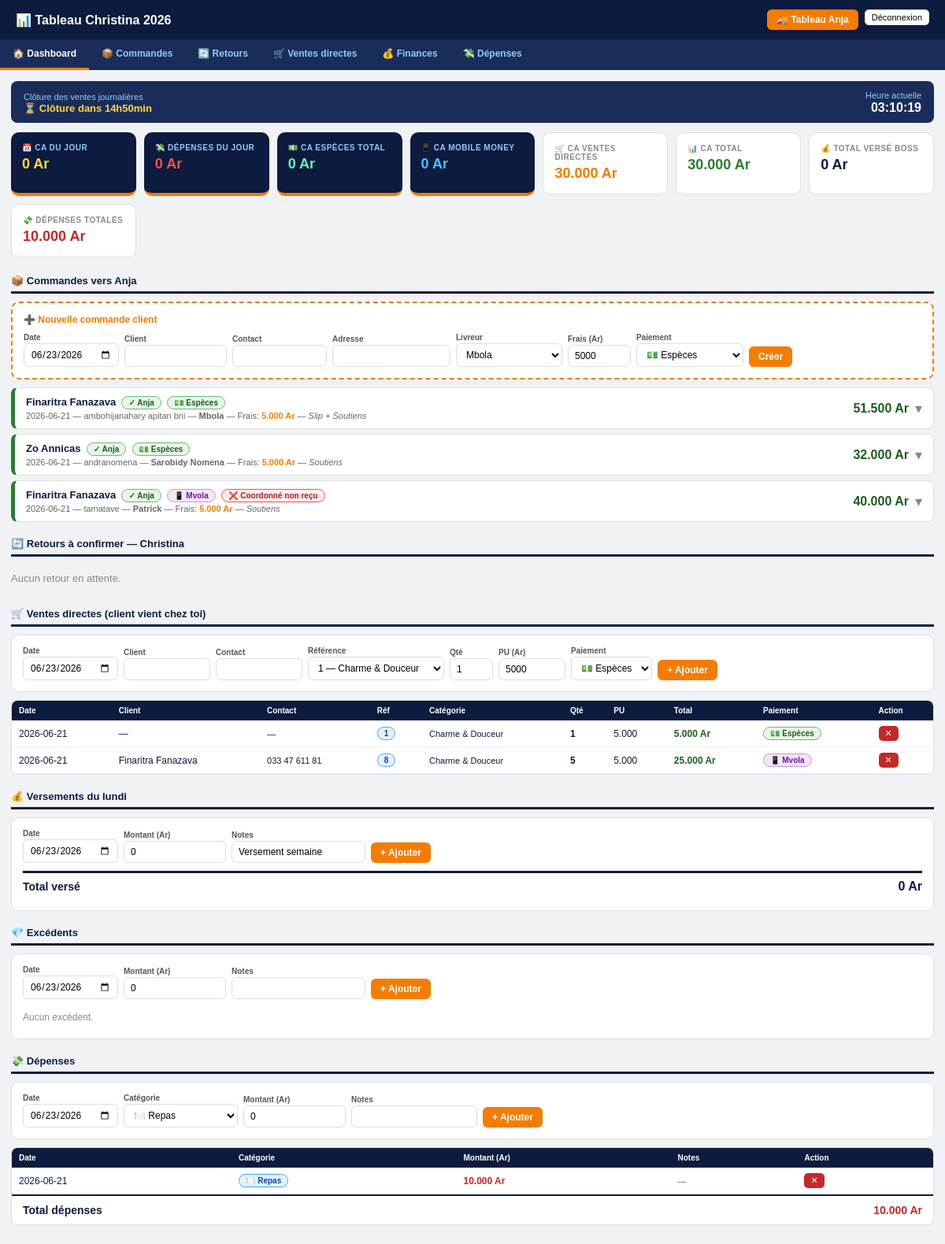
/moi (signed in), run on an earlier commit of the app's database.
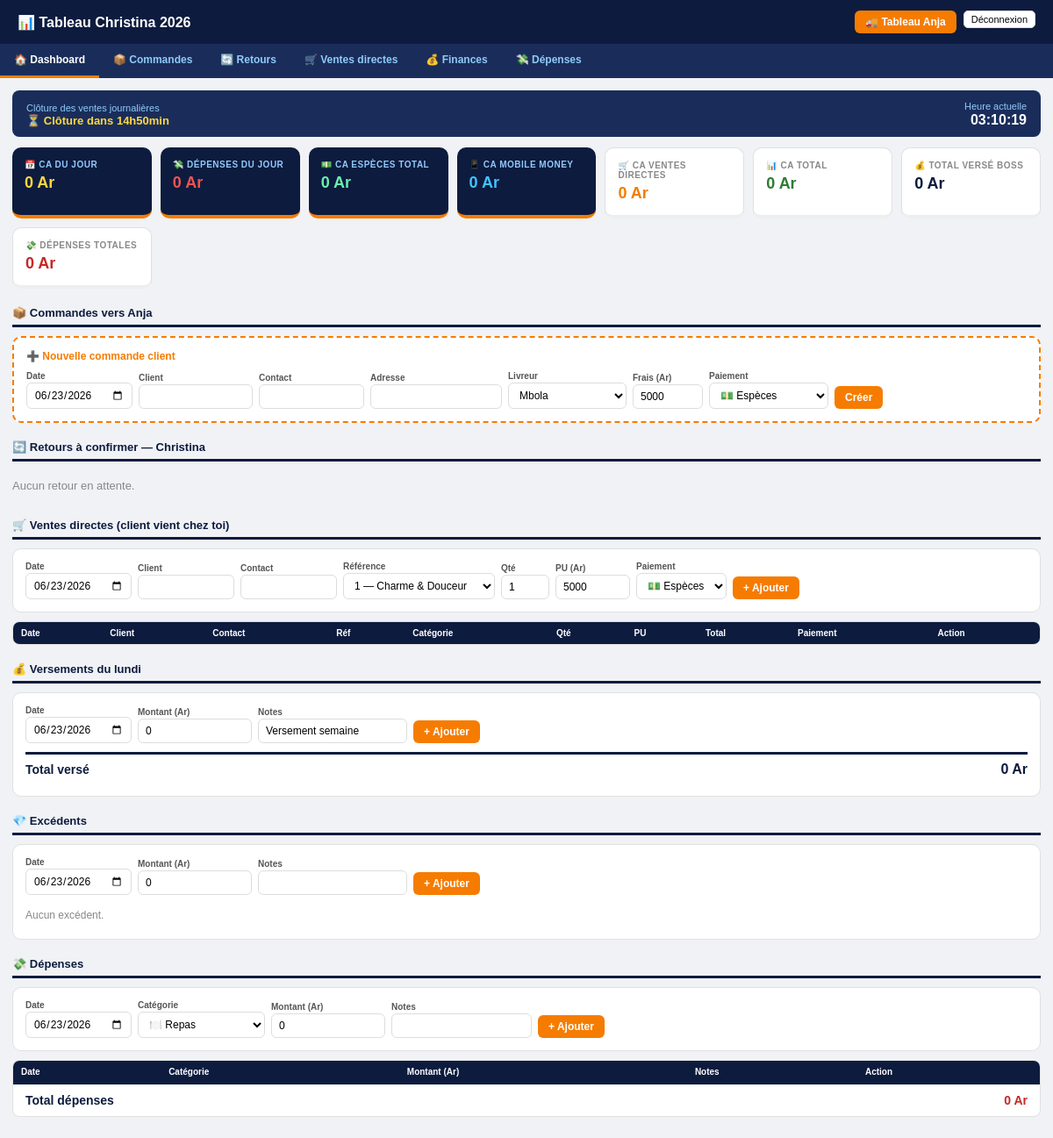
And on a later commit of the database.
### tables this page shows
CREATE TABLE commandes (
        id INTEGER PRIMARY KEY AUTOINCREMENT,
        date TEXT DEFAULT CURRENT_DATE,
        client TEXT DEFAULT '',
        contact TEXT DEFAULT '',
        adresse TEXT DEFAULT '',
        livreur TEXT DEFAULT '',
        frais INTEGER DEFAULT 0,
        paiement TEXT DEFAULT 'espece',
        coordonne TEXT DEFAULT 'non_recu',
        statut TEXT DEFAULT 'att',
        motif TEXT DEFAULT '',
        motif_autre TEXT DEFAULT '',
        retour_anja INTEGER DEFAULT 0,
        retour_christina INTEGER DEFAULT 0,
        montant_retour INTEGER DEFAULT 0,
        notes TEXT DEFAULT '',
        envoye_anja INTEGER DEFAULT 0
    );

CREATE TABLE ventes_directes (
        id INTEGER PRIMARY KEY AUTOINCREMENT,
        date TEXT DEFAULT CURRENT_DATE,
        client TEXT DEFAULT '',
        contact TEXT DEFAULT '',
        ref TEXT DEFAULT '',
        categorie TEXT DEFAULT '',
        qte INTEGER DEFAULT 1,
        prix_unitaire INTEGER DEFAULT 0,
        paiement TEXT DEFAULT 'espece',
        notes TEXT DEFAULT ''
    );

CREATE TABLE depenses (
        id INTEGER PRIMARY KEY AUTOINCREMENT,
        date TEXT DEFAULT CURRENT_DATE,
        categorie TEXT DEFAULT '',
        montant INTEGER DEFAULT 0,
        notes TEXT DEFAULT ''
    );

### app.py (the view)
@app.route('/moi')
@login_required
def moi():
    conn = get_db()
    today = date.today().strftime('%Y-%m-%d')
    rows = conn.execute('SELECT * FROM commandes ORDER BY date DESC,id DESC').fetchall()
    commandes = []
    for r in rows:
        arts = get_articles(conn, r['id'])
        commandes.append({**dict(r),'total':calc_total(arts),'types':calc_types(arts),'articles':[dict(a) for a in arts]})
    retours = [c for c in commandes if c['retour_anja']==1 and c['retour_christina']==0 and c['statut'] in ('ann','ret','chg')]
    stock = conn.execute('SELECT * FROM stock ORDER BY categorie,ref').fetchall()
    ventes = conn.execute('SELECT * FROM ventes_directes ORDER BY date DESC').fetchall()
    achats = conn.execute('SELECT * FROM achats ORDER BY date DESC').fetchall()
    versements = conn.execute('SELECT * FROM versements ORDER BY date DESC').fetchall()
    avances = conn.execute('SELECT * FROM avances ORDER BY date DESC').fetchall()
    excedents = conn.execute('SELECT * FROM excedents ORDER BY date DESC').fetchall()
    depenses = conn.execute('SELECT * FROM depenses ORDER BY date DESC').fetchall()
    tot_dep = sum(d['montant'] for d in depenses)
    all_refs = [(ref,cat) for cat,refs in CATEGORIES.items() for ref in refs]
    ca_liv = sum(c['total'] for c in commandes if c['statut']=='liv')
    ca_mm = sum(c['total'] for c in commandes if c['statut'] in ('mvola','orange','airtel'))
    ca_vd = sum(v['qte']*v['prix_unitaire'] for v in ventes)
    ca_achats = sum(a['montant']+a['frais_port'] for a in achats)
    tot_vers = sum(v['montant'] for v in versements)
    tot_av = sum(a['montant'] for a in avances)
    tot_remb = sum(a['rembourse'] for a in avances)
    conn.close()
    return render_template('moi.html',
        commandes=commandes, retours=retours, stock=stock,
        ventes=ventes, achats=achats, versements=versements,
        avances=avances, excedents=excedents, today=today,
        categories=CATEGORIES, all_refs=all_refs, prix_def=PRIX_DEF,
        livreurs=LIVREURS,
        ca_liv=ca_liv, ca_mm=ca_mm, ca_vd=ca_vd,
        ca_achats=ca_achats, tot_vers=tot_vers,
        tot_av=tot_av, tot_remb=tot_remb,
        depenses=depenses, tot_dep=tot_dep)

### app.py (called while the page is built)
def get_db():
    conn = sqlite3.connect(DB)
    conn.row_factory = sqlite3.Row
    return conn

def login_required(f):
    @wraps(f)
    def dec(*args, **kwargs):
        if not session.get('logged_in'):
            return redirect(url_for('login'))
        return f(*args, **kwargs)
    return dec

def get_articles(conn, cid):
    return conn.execute('SELECT * FROM articles WHERE commande_id=?',(cid,)).fetchall()

def calc_total(arts):
    return sum(a['qte']*a['prix_unitaire'] for a in arts)

def calc_types(arts):
    t = set()
    for a in arts:
        if 'Charme' in a['categorie']: t.add('Soutiens')
        elif 'Slip' in a['categorie']: t.add('Slip')
        elif 'Chaussette' in a['categorie']: t.add('Chaussette')
    return ' + '.join(sorted(t)) if t else '—'

### templates/moi.html (shortened to what the changed rows need)
<!DOCTYPE html>
<html lang="fr">
<head>
</head>
<body>
<div class="topbar">
  <div><h1>📊 Tableau Christina 2026</h1></div>
</div>
<div class="container">
<div id="dash">
<div class="ca-grid">
  <div class="ca-light"><span class="ca-lbl">🛒 CA ventes directes</span><div class="ca-val" style="color:#F57C00;">{{"{:,}".format(ca_vd).replace(",",".")}} Ar</div></div>
  <div class="ca-light"><span class="ca-lbl">📊 CA total</span><div class="ca-val" style="color:#2E7D32;">{{"{:,}".format(ca_liv+ca_mm+ca_vd).replace(",",".")}} Ar</div></div>
  <div class="ca-light"><span class="ca-lbl">💸 Dépenses totales</span><div class="ca-val" style="color:#C62828;">{{"{:,}".format(tot_dep).replace(",",".")}} Ar</div></div>
</div>
</div>
<div id="commandes">
{% for cmd in commandes %}
{% set sent=cmd.envoye_anja==1 %}
{% set is_mm=cmd.paiement in ['mvola','orange','airtel'] %}
<div class="cmd-row {{'sent' if sent else 'not-sent'}}" id="cmd-{{cmd.id}}">
  <div class="cmd-header" onclick="toggleCmd({{cmd.id}})">
    <div>
      <div class="cmd-name">
        {{cmd.client}}
        &nbsp;{% if sent %}<span class="badge b-vt">✓ Anja</span>{% else %}<span class="badge b-or">Non envoyé</span>{% endif %}
        &nbsp;{% if cmd.paiement=='mvola' %}<span class="badge b-mv">📱 Mvola</span>
        {% elif cmd.paiement=='orange' %}<span class="badge b-og">📱 Orange</span>
        {% elif cmd.paiement=='airtel' %}<span class="badge b-ai">📱 Airtel</span>
        {% else %}<span class="badge b-vt">💵 Espèces</span>{% endif %}
        {% if is_mm %}
          &nbsp;{% if cmd.coordonne=='recu' %}<span class="badge b-coord-ok">✅ Coordonné reçu</span>
          {% else %}<span class="badge b-coord-no">❌ Coordonné non reçu</span>{% endif %}
        {% endif %}
      </div>
      <div class="cmd-info">{{cmd.date}} — {{cmd.adresse}} — <strong>{{cmd.livreur}}</strong> — Frais: <strong style="color:#F57C00;">{{"{:,}".format(cmd.frais).replace(",",".")}} Ar</strong> — <em>{{cmd.types}}</em></div>
    </div>
    <div class="cmd-right">
      <span class="cmd-total">{{"{:,}".format(cmd.total).replace(",",".")}} Ar</span>
      <span style="font-size:18px;color:#888;">▾</span>
    </div>
  </div>
</div>
{% endfor %}
</div>
<div id="ventes">
<div class="tbl-wrap">
<table>
  <thead><tr><th>Date</th><th>Client</th><th>Contact</th><th>Réf</th><th>Catégorie</th><th>Qté</th><th>PU</th><th>Total</th><th>Paiement</th><th>Action</th></tr></thead>
  <tbody>
  {% for v in ventes %}
  <tr>
    <td>{{v.date}}</td><td>{{v.client or '—'}}</td><td style="font-size:11px;">{{v.contact or '—'}}</td>
    <td><span class="badge b-bl">{{v.ref}}</span></td>
    <td style="font-size:11px;">{{v.categorie}}</td>
    <td style="font-weight:800;">{{v.qte}}</td>
    <td>{{"{:,}".format(v.prix_unitaire).replace(",",".")}}</td>
    <td style="font-weight:800;color:#1B5E20;">{{"{:,}".format(v.qte*v.prix_unitaire).replace(",",".")}} Ar</td>
    <td>
      {% if v.paiement=='mvola' %}<span class="badge b-mv">📱 Mvola</span>
      {% elif v.paiement=='orange' %}<span class="badge b-og">📱 Orange</span>
      {% elif v.paiement=='airtel' %}<span class="badge b-ai">📱 Airtel</span>
      {% else %}<span class="badge b-vt">💵 Espèces</span>{% endif %}
    </td>
    <td><form method="POST" action="/moi/vente/supprimer/{{v.id}}" onsubmit="return confirm('Supprimer ?')">
      <button type="submit" class="btn-del">✕</button></form></td>
  </tr>
  {% endfor %}
  </tbody>
</table>
</div>
</div>
<div id="depenses">
<div class="tbl-wrap">
<table>
  <thead><tr><th>Date</th><th>Catégorie</th><th>Montant (Ar)</th><th>Notes</th><th>Action</th></tr></thead>
  <tbody>
  {% for d in depenses %}
  <tr>
    <td>{{d.date}}</td>
    <td><span class="dep-cat">{{d.categorie}}</span></td>
    <td style="font-weight:800;color:#C62828;">{{"{:,}".format(d.montant).replace(",",".")}} Ar</td>
    <td style="font-size:11px;color:#666;">{{d.notes or '—'}}</td>
    <td><form method="POST" action="/moi/depense/supprimer/{{d.id}}" onsubmit="return confirm('Supprimer ?')">
      <button type="submit" class="btn-del">✕</button></form></td>
  </tr>
  {% endfor %}
  </tbody>
</table>
<div style="padding:10px 14px;font-weight:800;font-size:14px;border-top:2px solid #0D1B3E;display:flex;justify-content:space-between;">
  <span>Total dépenses</span>
  <span style="color:#C62828;">{{"{:,}".format(tot_dep).replace(",",".")}} Ar</span>
</div>
</div>
</div>
</div>
</body>
</html>

What changed in the data, as far as the page shows it:
removed commandes: client "Finaritra Fanazava", paiement "💵 Espèces", date "2026-06-21", adresse "ambohijanahary apitan bni", livreur "Mbola", frais "5.000", types "Slip + Soutiens", total "51.500"
removed commandes: client "Zo Annicas", paiement "💵 Espèces", date "2026-06-21", adresse "andranomena", livreur "Sarobidy Nomena", frais "5.000", types "Soutiens", total "32.000"
removed commandes: client "Finaritra Fanazava", paiement "📱 Mvola", coordonne "❌ Coordonné non reçu", date "2026-06-21", adresse "tamatave", livreur "Patrick", frais "5.000", types "Soutiens", total "40.000"
removed ventes_directes: date "2026-06-21", client "—", contact "—", ref "1", categorie "Charme & Douceur", qte "1", prix_unitaire "5.000", qte+prix_unitaire "5.000", paiement "💵 Espèces"
removed ventes_directes: date "2026-06-21", client "Finaritra Fanazava", contact "033 47 611 81", ref "8", categorie "Charme & Douceur", qte "5", prix_unitaire "5.000", qte+prix_unitaire "25.000", paiement "📱 Mvola"
removed depenses: date "2026-06-21", categorie "🍽️ Repas", montant "10.000", notes "—"
Also different on the page:
{{ "{:,}".format(ca_vd).replace(",",".") }}: "30.000" → "0"
{{ "{:,}".format(ca_liv+ca_mm+ca_vd).replace(",",".") }}: "30.000" → "0"
{{ "{:,}".format(tot_dep).replace(",",".") }}: "10.000" → "0"
